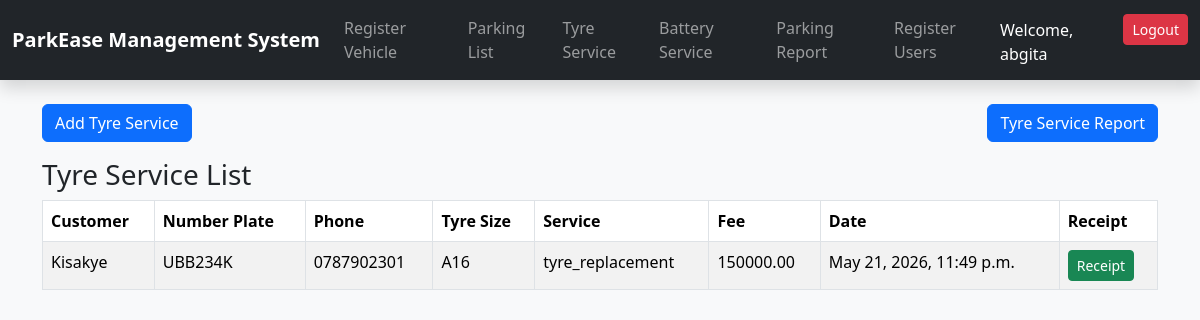
Screenshot of /tyres/ (signed in) with the database file from the repository.
### tyres/models.py (models this page shows)
class TyreService(models.Model):
    SERVICE_CHOICES = [
        ('pressure_check', 'Pressure Check'),
        ('puncture_repair', 'Puncture Repair'),
        ('tyre_replacement', 'Tyre Replacement'),
        ('valve_replacement', 'Valve Replacement'),
        ('wheel_balancing', 'Wheel Balancing'),
    ]
    customer_name = models.CharField(max_length=100)
    number_plate = models.CharField(max_length=20)
    phone_number = models.CharField(max_length=15)
    tyre_size = models.CharField(max_length=20)
    tyre_model = models.CharField(max_length=50)
    service_type = models.CharField(max_length=20, choices=SERVICE_CHOICES)
    service_fee = models.DecimalField(max_digits=10, decimal_places=2)
    date_time = models.DateTimeField(auto_now_add=True)

### tyres/views.py (the view)
# urls.py: path('', views.tyre_service_list, name='tyre_service_list'),
@login_required
def tyre_service_list(request):
    services = TyreService.objects.all().order_by('-date_time')
    return render(request, 'tyre_service_list.html', {'services': services})

### tyres/templates/tyre_service_list.html (shortened to what this page needs)
{% extends 'base.html' %}
{% block content %}
<div class="container mt-4">
<div class="d-flex justify-content-between mb-3">
        <a href="{% url 'tyre_service_form' %}" class="btn btn-primary">Add Tyre Service</a>
        <a href="{% url 'tyre_service_report' %}" class="btn btn-primary">Tyre Service Report</a>
    </div>
    <h3>Tyre Service List</h3>
    <table class="table table-bordered table-striped">
         <thead>
             <tr>
                 <th>Customer</th>
                  <th>Number Plate</th>
                   <th>Phone</th>
                   <th>Tyre Size</th>
                    <th>Service</th>
                     <th>Fee</th>
                      <th>Date</th>
                       <th>Receipt</th>
                    </tr>
                 </thead>
                 <tbody>
                    {% for service in services %}
                    <tr> <td>{{ service.customer_name }}</td>
                         <td>{{ service.number_plate }}</td>
                         <td>{{ service.phone_number }}</td>
                         <td>{{ service.tyre_size }}</td>
                          <td>{{ service.service_type }}</td>
                           <td>{{ service.service_fee }}</td>
                           <td>{{ service.date_time }}</td>
                           <td> <a href="{% url 'tyre_service_receipt' service.id %}" class="btn btn-sm btn-success">Receipt</a>
                         </td> </tr> {% empty %} <tr>
                            <td colspan="8">No tyre services recorded yet.</td>
                         </tr>
                         {% endfor %}
                        </tbody>
                     </table>
                    </div>
{% endblock %}

### templates/navs.html (shortened to what this page needs)
<nav class="navbar navbar-expand-lg navbar-dark bg-dark shadow">
    <div class="container-fluid">
        <a class="navbar-brand fw-bold" href="{% url 'parking_list' %}">
            ParkEase Management System
        </a>
        <div class="collapse navbar-collapse" id="navbarNav">
            <ul class="navbar-nav">
                {% if user.groups.all.0.name == 'parking_attendant' or user.is_superuser %}
                <li class="nav-item">
                    <a class="nav-link" href="{% url 'parking_form' %}">Register Vehicle</a>
                </li>
                <li class="nav-item">
                    <a class="nav-link" href="{% url 'parking_list' %}">Parking List</a>
                </li>
                {% endif %}
                {% if user.groups.all.0.name == 'section_manager' or user.is_superuser %}
                <li class="nav-item">
                    <a class="nav-link" href="{% url 'tyre_service_list' %}">Tyre Service</a>
                </li>
                <li class="nav-item">
                    <a class="nav-link" href="{% url 'battery_service_list' %}">Battery Service</a>
                </li>
                {% endif %}
                {% if user.groups.all.0.name == 'admin' or user.is_superuser %}
                <li class="nav-item">
                    <a class="nav-link" href="{% url 'parking_report' %}">Parking Report</a>
                </li>
                <li class="nav-item">
                    <a class="nav-link" href="{% url 'register' %}">Register Users</a>
                </li>
                {% endif %}
            </ul>
            <ul class="navbar-nav ms-auto">
                {% if user.is_authenticated %}
                <li class="nav-item mt-1 me-3 text-white">
                    Welcome, {{ user.username }}
                </li>
                <li class="nav-item">
                    <form action="{% url 'logout' %}" method="POST">
                        <button type="submit" class="btn btn-danger btn-sm">
                            Logout
                        </button>
                    </form>
                </li>
                {% endif %}
            </ul>
        </div>
    </div>
</nav>

### rows the page displays
TyreService: customer_name "Kisakye", number_plate "UBB234K", phone_number "0787902301", tyre_size "A16", service_type "tyre_replacement", service_fee "150000.00", date_time "May 21, 2026, 11:49 p.m."

### other values shown
{{ user.username }} "abgita"
